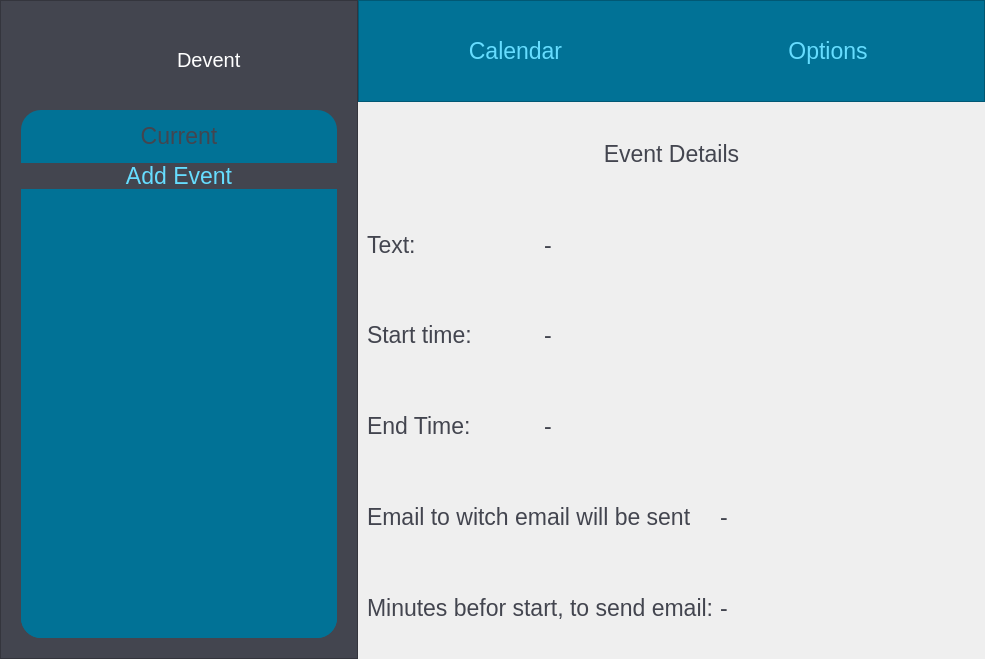
<?xml version="1.0" encoding="UTF-8"?>
<ui version="4.0">
 <class>MainWindow</class>
 <widget class="QMainWindow" name="MainWindow">
  <property name="geometry">
   <rect>
    <x>0</x>
    <y>0</y>
    <width>985</width>
    <height>659</height>
   </rect>
  </property>
  <property name="minimumSize">
   <size>
    <width>0</width>
    <height>0</height>
   </size>
  </property>
  <property name="windowTitle">
   <string>MainWindow</string>
  </property>
  <widget class="QWidget" name="centralwidget">
   <layout class="QGridLayout" name="gridLayout" rowstretch="1,0,0,0,10" columnstretch="4,7">
    <property name="leftMargin">
     <number>0</number>
    </property>
    <property name="topMargin">
     <number>0</number>
    </property>
    <property name="rightMargin">
     <number>0</number>
    </property>
    <property name="bottomMargin">
     <number>0</number>
    </property>
    <property name="spacing">
     <number>0</number>
    </property>
    <item row="0" column="1">
     <widget class="QFrame" name="frame_nav">
      <property name="styleSheet">
       <string notr="true">QFrame{
	background-color: #017296;
}</string>
      </property>
      <property name="frameShape">
       <enum>QFrame::StyledPanel</enum>
      </property>
      <property name="frameShadow">
       <enum>QFrame::Raised</enum>
      </property>
      <layout class="QHBoxLayout" name="horizontalLayout">
       <property name="spacing">
        <number>0</number>
       </property>
       <property name="leftMargin">
        <number>0</number>
       </property>
       <property name="topMargin">
        <number>0</number>
       </property>
       <property name="rightMargin">
        <number>0</number>
       </property>
       <property name="bottomMargin">
        <number>0</number>
       </property>
       <item>
        <widget class="QPushButton" name="pushButton_calendar">
         <property name="styleSheet">
          <string notr="true">QPushButton{
	border:none;
	font: 16pt &quot;Reem Kufi&quot;;
	font-size: 23px;
	font: 13pt &quot;Corbel&quot;;
	color:  #6df;
	height: 100%;
	
}

QPushButton:hover{
	background-color: #6df;
	color: #43454f;

}

QPushButton:pressed{
	background-color: #f4fafb; 
	color: #43454f;
}</string>
         </property>
         <property name="text">
          <string>Calendar</string>
         </property>
        </widget>
       </item>
       <item>
        <widget class="QPushButton" name="pushButton_options">
         <property name="styleSheet">
          <string notr="true">QPushButton{
	border:none;
	font: 16pt &quot;Reem Kufi&quot;;
	font-size: 23px;
	font: 13pt &quot;Corbel&quot;;
	color:  #6df;
	height: 100%;
	
}

QPushButton:hover{
	background-color: #6df;
	color: #43454f;

}

QPushButton:pressed{
	background-color: #f4fafb; 
	color: #43454f;

}</string>
         </property>
         <property name="text">
          <string>Options</string>
         </property>
        </widget>
       </item>
      </layout>
     </widget>
    </item>
    <item row="0" column="0" rowspan="5">
     <widget class="QFrame" name="frame_left">
      <property name="styleSheet">
       <string notr="true">QFrame{
 background-color:#43454f;
}</string>
      </property>
      <property name="frameShape">
       <enum>QFrame::StyledPanel</enum>
      </property>
      <property name="frameShadow">
       <enum>QFrame::Raised</enum>
      </property>
      <layout class="QGridLayout" name="gridLayout_3">
       <property name="leftMargin">
        <number>20</number>
       </property>
       <property name="rightMargin">
        <number>20</number>
       </property>
       <property name="bottomMargin">
        <number>20</number>
       </property>
       <property name="spacing">
        <number>0</number>
       </property>
       <item row="1" column="2">
        <widget class="QLabel" name="label_pname">
         <property name="styleSheet">
          <string notr="true">QLabel{
	font-size: 20px;
	color: white;
   	font: 16pt &quot;Reem Kufi&quot;;
}</string>
         </property>
         <property name="text">
          <string>Devent</string>
         </property>
        </widget>
       </item>
       <item row="1" column="0">
        <spacer name="horizontalSpacer_2">
         <property name="orientation">
          <enum>Qt::Horizontal</enum>
         </property>
         <property name="sizeHint" stdset="0">
          <size>
           <width>40</width>
           <height>20</height>
          </size>
         </property>
        </spacer>
       </item>
       <item row="0" column="1" colspan="2">
        <spacer name="verticalSpacer_6">
         <property name="orientation">
          <enum>Qt::Vertical</enum>
         </property>
         <property name="sizeType">
          <enum>QSizePolicy::Fixed</enum>
         </property>
         <property name="sizeHint" stdset="0">
          <size>
           <width>20</width>
           <height>20</height>
          </size>
         </property>
        </spacer>
       </item>
       <item row="3" column="0" colspan="4">
        <widget class="QFrame" name="frame">
         <property name="minimumSize">
          <size>
           <width>0</width>
           <height>79</height>
          </size>
         </property>
         <property name="baseSize">
          <size>
           <width>0</width>
           <height>60</height>
          </size>
         </property>
         <property name="styleSheet">
          <string notr="true">QFrame{
	background-color: #017296;
	border-radius:20px;
}</string>
         </property>
         <property name="frameShape">
          <enum>QFrame::StyledPanel</enum>
         </property>
         <property name="frameShadow">
          <enum>QFrame::Raised</enum>
         </property>
         <layout class="QVBoxLayout" name="verticalLayout_2">
          <property name="leftMargin">
           <number>0</number>
          </property>
          <property name="topMargin">
           <number>5</number>
          </property>
          <property name="rightMargin">
           <number>0</number>
          </property>
          <property name="bottomMargin">
           <number>0</number>
          </property>
          <item>
           <widget class="QLabel" name="label_date">
            <property name="styleSheet">
             <string notr="true">
QLabel{
	text-align: center;
	font-size: 23px;
	font: 23pt &quot;Corbel&quot;;
    color:        #43454f;
}</string>
            </property>
            <property name="text">
             <string>Current</string>
            </property>
            <property name="alignment">
             <set>Qt::AlignCenter</set>
            </property>
           </widget>
          </item>
          <item>
           <widget class="QPushButton" name="pushButton_add">
            <property name="styleSheet">
             <string notr="true">QPushButton{
border-radius: 20px;
	font: 16pt &quot;Reem Kufi&quot;;
	font-size: 23px;
	font: 13pt &quot;Corbel&quot;;
	color:  #6df;
	background-color:  #43454f;
	
}

QPushButton:hover{
	background-color: #6df;
	color: #43454f;

}

QPushButton:pressed{
	background-color: #f4fafb; 
	color: #43454f;
}</string>
            </property>
            <property name="text">
             <string>Add Event</string>
            </property>
           </widget>
          </item>
         </layout>
        </widget>
       </item>
       <item row="1" column="1">
        <widget class="QLabel" name="label_picon">
         <property name="minimumSize">
          <size>
           <width>60</width>
           <height>60</height>
          </size>
         </property>
         <property name="maximumSize">
          <size>
           <width>60</width>
           <height>60</height>
          </size>
         </property>
         <property name="text">
          <string/>
         </property>
         <property name="pixmap">
          <pixmap>../../Downloads/Devent/icon.png</pixmap>
         </property>
         <property name="scaledContents">
          <bool>true</bool>
         </property>
        </widget>
       </item>
       <item row="4" column="0" colspan="4">
        <widget class="QScrollArea" name="scrollArea">
         <property name="styleSheet">
          <string notr="true">QWidget{
	background-color: #017296;
	border-bottom-left-radius: 20px;
	border-bottom-right-radius: 20px;
}</string>
         </property>
         <property name="widgetResizable">
          <bool>true</bool>
         </property>
         <widget class="QWidget" name="scrollAreaWidgetContents">
          <property name="geometry">
           <rect>
            <x>0</x>
            <y>0</y>
            <width>316</width>
            <height>441</height>
           </rect>
          </property>
          <layout class="QVBoxLayout" name="verticalLayout">
           <property name="leftMargin">
            <number>0</number>
           </property>
           <property name="topMargin">
            <number>15</number>
           </property>
           <property name="rightMargin">
            <number>0</number>
           </property>
           <property name="bottomMargin">
            <number>0</number>
           </property>
           <item>
            <spacer name="spacer_scroll">
             <property name="orientation">
              <enum>Qt::Vertical</enum>
             </property>
             <property name="sizeHint" stdset="0">
              <size>
               <width>20</width>
               <height>40</height>
              </size>
             </property>
            </spacer>
           </item>
          </layout>
         </widget>
        </widget>
       </item>
       <item row="1" column="3">
        <spacer name="horizontalSpacer">
         <property name="orientation">
          <enum>Qt::Horizontal</enum>
         </property>
         <property name="sizeHint" stdset="0">
          <size>
           <width>40</width>
           <height>20</height>
          </size>
         </property>
        </spacer>
       </item>
       <item row="2" column="1" colspan="2">
        <spacer name="verticalSpacer_7">
         <property name="orientation">
          <enum>Qt::Vertical</enum>
         </property>
         <property name="sizeType">
          <enum>QSizePolicy::Fixed</enum>
         </property>
         <property name="sizeHint" stdset="0">
          <size>
           <width>20</width>
           <height>20</height>
          </size>
         </property>
        </spacer>
       </item>
      </layout>
     </widget>
    </item>
    <item row="1" column="1">
     <widget class="QStackedWidget" name="stackedWidget">
      <property name="currentIndex">
       <number>1</number>
      </property>
      <widget class="QWidget" name="page_calendar">
       <layout class="QGridLayout" name="gridLayout_2">
        <property name="leftMargin">
         <number>0</number>
        </property>
        <property name="topMargin">
         <number>0</number>
        </property>
        <property name="rightMargin">
         <number>0</number>
        </property>
        <property name="bottomMargin">
         <number>0</number>
        </property>
        <item row="1" column="0">
         <widget class="QCalendarWidget" name="calendarWidget">
          <property name="styleSheet">
           <string notr="true">QCalendarWidget QToolButton {
  	height: 50px;
  	width: 100px;
  	color:#f4fafb;
  	font-size: 24px;
  	icon-size: 35px, 35px;
  	background-color: #474e55;
  }
  QCalendarWidget QMenu {
  	width: 100px;
  	left: 20px;
  	color: #fff;
  	font-size: 18px;
  	background-color: #111;
  }
  QCalendarWidget QSpinBox { 
  	width: 100px; 
  	font-size:24px; 
  	color:#eee; 
  	background-color: #8c759f; 
  	selection-background-color: #8c759f;
  	selection-color: #8c759f;
  }

QCalendarWidget QSpinBox::up-button { 
	subcontrol-origin: border;  
	subcontrol-position: top right;  
	width:605px; 
}

QCalendarWidget QSpinBox::down-button {
	subcontrol-origin: border; 
	subcontrol-position: bottom right;
	width:600px;
}
QCalendarWidget QSpinBox::up-arrow {
	width:596px;  
	height:50px;
}
QCalendarWidget QSpinBox::down-arrow { 
	width:56px;  
	height:56px; 
}
   
  /* header row */
  QCalendarWidget QWidget { 
	alternate-background-color: #eaf6f6;
 }
   
  /* normal days */
  QCalendarWidget QAbstractItemView:enabled 
  {
  	font-size:24px;  
  	color: #96a4ad;  
  	background-color: #f4fafb;  
  	selection-background-color: #e3d4de; 
  	selection-color: #f4fafb; 
  }
   
  /* days in other months */
  /* navigation bar */
QCalendarWidget QWidget#qt_calendar_navigationbar
{ 
  background-color:  #474e55; 
}

QCalendarWidget QAbstractItemView:disabled 
{ 
color:  #96a4ad; 
}

</string>
          </property>
         </widget>
        </item>
       </layout>
      </widget>
      <widget class="QWidget" name="page_event">
       <layout class="QGridLayout" name="gridLayout_4">
        <item row="0" column="0" colspan="4">
         <widget class="QLabel" name="label_titleDetails">
          <property name="styleSheet">
           <string notr="true">QLabel{
	text-align: center;
	font-size: 23px;
	font: 23pt &quot;Corbel&quot;;
    color:        #43454f;
}</string>
          </property>
          <property name="text">
           <string>Event Details</string>
          </property>
          <property name="alignment">
           <set>Qt::AlignCenter</set>
          </property>
         </widget>
        </item>
        <item row="1" column="0">
         <widget class="QLabel" name="label_textDetails">
          <property name="styleSheet">
           <string notr="true">QLabel{
	font-size: 23px;
	font: 17pt &quot;Corbel&quot;;
    color:        #43454f;
}</string>
          </property>
          <property name="text">
           <string>Text:</string>
          </property>
         </widget>
        </item>
        <item row="2" column="0">
         <widget class="QLabel" name="label_timeStartDetails">
          <property name="styleSheet">
           <string notr="true">QLabel{
	font-size: 23px;
	font: 17pt &quot;Corbel&quot;;
    color:        #43454f;
}</string>
          </property>
          <property name="text">
           <string>Start time:</string>
          </property>
         </widget>
        </item>
        <item row="3" column="0">
         <widget class="QLabel" name="label_timeEndDetails">
          <property name="styleSheet">
           <string notr="true">QLabel{
	font-size: 23px;
	font: 17pt &quot;Corbel&quot;;
    color:        #43454f;
}</string>
          </property>
          <property name="text">
           <string>End Time:</string>
          </property>
         </widget>
        </item>
        <item row="5" column="0" colspan="2">
         <widget class="QLabel" name="label_minutesDetails">
          <property name="styleSheet">
           <string notr="true">QLabel{
	font-size: 23px;
	font: 17pt &quot;Corbel&quot;;
    color:        #43454f;
}</string>
          </property>
          <property name="text">
           <string>Minutes befor start, to send email:</string>
          </property>
         </widget>
        </item>
        <item row="5" column="2" colspan="2">
         <widget class="QLabel" name="label_minutesDResult">
          <property name="styleSheet">
           <string notr="true">QLabel{
	font-size: 23px;
	font: 17pt &quot;Corbel&quot;;
    color:        #43454f;
}</string>
          </property>
          <property name="text">
           <string>-</string>
          </property>
         </widget>
        </item>
        <item row="1" column="1" colspan="3">
         <widget class="QLabel" name="label_textDResult">
          <property name="styleSheet">
           <string notr="true">QLabel{
	font-size: 23px;
	font: 17pt &quot;Corbel&quot;;
    color:        #43454f;
}</string>
          </property>
          <property name="text">
           <string>-</string>
          </property>
         </widget>
        </item>
        <item row="2" column="1" colspan="3">
         <widget class="QLabel" name="label_startTimeDResult">
          <property name="styleSheet">
           <string notr="true">QLabel{
	font-size: 23px;
	font: 17pt &quot;Corbel&quot;;
    color:        #43454f;
}</string>
          </property>
          <property name="text">
           <string>-</string>
          </property>
         </widget>
        </item>
        <item row="3" column="1" colspan="3">
         <widget class="QLabel" name="label_endTimeDResult">
          <property name="styleSheet">
           <string notr="true">QLabel{
	font-size: 23px;
	font: 17pt &quot;Corbel&quot;;
    color:        #43454f;
}</string>
          </property>
          <property name="text">
           <string>-</string>
          </property>
         </widget>
        </item>
        <item row="4" column="0" colspan="2">
         <widget class="QLabel" name="label_emailDetails">
          <property name="styleSheet">
           <string notr="true">QLabel{
	font-size: 23px;
	font: 17pt &quot;Corbel&quot;;
    color:        #43454f;
}</string>
          </property>
          <property name="text">
           <string>Email to witch email will be sent</string>
          </property>
         </widget>
        </item>
        <item row="4" column="2" colspan="2">
         <widget class="QLabel" name="label_emailDResult">
          <property name="styleSheet">
           <string notr="true">QLabel{
	font-size: 23px;
	font: 17pt &quot;Corbel&quot;;
    color:        #43454f;
}</string>
          </property>
          <property name="text">
           <string>-</string>
          </property>
         </widget>
        </item>
       </layout>
      </widget>
      <widget class="QWidget" name="page_add">
       <layout class="QGridLayout" name="gridLayout_6">
        <property name="leftMargin">
         <number>0</number>
        </property>
        <property name="rightMargin">
         <number>0</number>
        </property>
        <property name="bottomMargin">
         <number>0</number>
        </property>
        <property name="spacing">
         <number>9</number>
        </property>
        <item row="6" column="1" colspan="7">
         <spacer name="verticalSpacer_4">
          <property name="orientation">
           <enum>Qt::Vertical</enum>
          </property>
          <property name="sizeHint" stdset="0">
           <size>
            <width>20</width>
            <height>40</height>
           </size>
          </property>
         </spacer>
        </item>
        <item row="3" column="1" colspan="3">
         <widget class="QLabel" name="label_email">
          <property name="styleSheet">
           <string notr="true">QLabel{
	font-size: 23px;
	font: 12pt &quot;Corbel&quot;;
    color:        #43454f;
}</string>
          </property>
          <property name="text">
           <string>Email</string>
          </property>
         </widget>
        </item>
        <item row="7" column="7">
         <widget class="QLineEdit" name="lineEdit_minuteEnd">
          <property name="minimumSize">
           <size>
            <width>40</width>
            <height>40</height>
           </size>
          </property>
          <property name="styleSheet">
           <string notr="true">QLineEdit{
background-color: white;
border: 1 solid #ddd;
border-radius: 5px;
font: 10pt &quot;Corbel&quot;;
color: #43454f;
padding:5px;
height: 20px;
width: 20px;
}</string>
          </property>
          <property name="frame">
           <bool>true</bool>
          </property>
          <property name="echoMode">
           <enum>QLineEdit::Normal</enum>
          </property>
          <property name="placeholderText">
           <string>mminute</string>
          </property>
         </widget>
        </item>
        <item row="8" column="1" colspan="7">
         <spacer name="verticalSpacer_3">
          <property name="orientation">
           <enum>Qt::Vertical</enum>
          </property>
          <property name="sizeHint" stdset="0">
           <size>
            <width>20</width>
            <height>40</height>
           </size>
          </property>
         </spacer>
        </item>
        <item row="7" column="6">
         <widget class="QLineEdit" name="lineEdit_hourEnd">
          <property name="minimumSize">
           <size>
            <width>40</width>
            <height>40</height>
           </size>
          </property>
          <property name="styleSheet">
           <string notr="true">QLineEdit{
background-color: white;
border: 1 solid #ddd;
border-radius: 5px;
font: 10pt &quot;Corbel&quot;;
color: #43454f;
padding:5px;
height: 20px;
width: 20px;
}</string>
          </property>
          <property name="frame">
           <bool>true</bool>
          </property>
          <property name="echoMode">
           <enum>QLineEdit::Normal</enum>
          </property>
          <property name="placeholderText">
           <string>hours</string>
          </property>
         </widget>
        </item>
        <item row="3" column="5" colspan="3">
         <widget class="QLabel" name="label_minutesBefore">
          <property name="styleSheet">
           <string notr="true">QLabel{
	font-size: 23px;
	font: 12pt &quot;Corbel&quot;;
    color:        #43454f;
}</string>
          </property>
          <property name="text">
           <string>minutes befor sending</string>
          </property>
         </widget>
        </item>
        <item row="2" column="1" colspan="7">
         <spacer name="verticalSpacer_2">
          <property name="orientation">
           <enum>Qt::Vertical</enum>
          </property>
          <property name="sizeHint" stdset="0">
           <size>
            <width>20</width>
            <height>40</height>
           </size>
          </property>
         </spacer>
        </item>
        <item row="7" column="3">
         <widget class="QLineEdit" name="lineEdit_minuteStart">
          <property name="minimumSize">
           <size>
            <width>40</width>
            <height>40</height>
           </size>
          </property>
          <property name="styleSheet">
           <string notr="true">QLineEdit{
background-color: white;
border: 1 solid #ddd;
border-radius: 5px;
font: 10pt &quot;Corbel&quot;;
color: #43454f;
padding:5px;
height: 20px;
width: 20px;
}</string>
          </property>
          <property name="frame">
           <bool>true</bool>
          </property>
          <property name="echoMode">
           <enum>QLineEdit::Normal</enum>
          </property>
          <property name="placeholderText">
           <string>mimutes</string>
          </property>
         </widget>
        </item>
        <item row="4" column="1" colspan="3">
         <widget class="QLineEdit" name="lineEdit_email">
          <property name="minimumSize">
           <size>
            <width>0</width>
            <height>60</height>
           </size>
          </property>
          <property name="styleSheet">
           <string notr="true">QLineEdit{
background-color: white;
border: 1 solid #ddd;
border-radius: 5px;
font: 12pt &quot;Corbel&quot;;
color: #43454f;
padding:10px;
}</string>
          </property>
          <property name="frame">
           <bool>true</bool>
          </property>
          <property name="echoMode">
           <enum>QLineEdit::Normal</enum>
          </property>
          <property name="placeholderText">
           <string>email to which the message will be sent</string>
          </property>
         </widget>
        </item>
        <item row="4" column="5" colspan="3">
         <widget class="QLineEdit" name="lineEdit_minutesBefore">
          <property name="minimumSize">
           <size>
            <width>0</width>
            <height>60</height>
           </size>
          </property>
          <property name="styleSheet">
           <string notr="true">QLineEdit{
background-color: white;
border: 1 solid #ddd;
border-radius: 5px;
font: 12pt &quot;Corbel&quot;;
color: #43454f;
padding:10px;
}</string>
          </property>
          <property name="frame">
           <bool>true</bool>
          </property>
          <property name="echoMode">
           <enum>QLineEdit::Normal</enum>
          </property>
          <property name="placeholderText">
           <string>minutes befor starting a event when massage be sent</string>
          </property>
         </widget>
        </item>
        <item row="0" column="0" colspan="9">
         <widget class="QLabel" name="label_title">
          <property name="styleSheet">
           <string notr="true">QLabel{
	text-align: center;
	font-size: 23px;
	font: 23pt &quot;Corbel&quot;;
    color:        #43454f;
}</string>
          </property>
          <property name="text">
           <string>Add new event</string>
          </property>
          <property name="alignment">
           <set>Qt::AlignCenter</set>
          </property>
         </widget>
        </item>
        <item row="11" column="1" colspan="7">
         <spacer name="verticalSpacer_5">
          <property name="orientation">
           <enum>Qt::Vertical</enum>
          </property>
          <property name="sizeHint" stdset="0">
           <size>
            <width>20</width>
            <height>40</height>
           </size>
          </property>
         </spacer>
        </item>
        <item row="7" column="1">
         <widget class="QLabel" name="label_timeStart">
          <property name="styleSheet">
           <string notr="true">QLabel{
	font-size: 23px;
	font: 12pt &quot;Corbel&quot;;
    color:        #43454f;
}</string>
          </property>
          <property name="text">
           <string>Start Time:</string>
          </property>
         </widget>
        </item>
        <item row="12" column="0" colspan="9">
         <widget class="QFrame" name="frame_bottom">
          <property name="styleSheet">
           <string notr="true">QFrame{
background-color: #fff;
padding: 10px;
}</string>
          </property>
          <property name="frameShape">
           <enum>QFrame::StyledPanel</enum>
          </property>
          <property name="frameShadow">
           <enum>QFrame::Raised</enum>
          </property>
          <layout class="QHBoxLayout" name="horizontalLayout_2" stretch="1,1,1,1,1">
           <item>
            <spacer name="horizontalSpacer_l">
             <property name="orientation">
              <enum>Qt::Horizontal</enum>
             </property>
             <property name="sizeHint" stdset="0">
              <size>
               <width>40</width>
               <height>20</height>
              </size>
             </property>
            </spacer>
           </item>
           <item>
            <widget class="QPushButton" name="pushButton_addEvent">
             <property name="minimumSize">
              <size>
               <width>0</width>
               <height>40</height>
              </size>
             </property>
             <property name="styleSheet">
              <string notr="true">QPushButton{
background-color:  #fff;
border: 1 solid #017296;
border-radius: 20px;
font: 13pt &quot;Corbel&quot;;
padding:6px;
color: #017296;
}

QPushButton:hover{
background-color:  #aaa;
border: 1 solid #ddd;
border-radius: 20px;
font: 13pt &quot;Corbel&quot;;
padding:6px;
color: #fff;
}



QPushButton:pressed{
background-color:  #43454f;
border: 1 solid #ddd;
border-radius: 20px;
font: 13pt &quot;Corbel&quot;;
padding:6px;
color: #fff;
}</string>
             </property>
             <property name="text">
              <string>Add</string>
             </property>
             <property name="shortcut">
              <string>Return</string>
             </property>
            </widget>
           </item>
           <item>
            <spacer name="horizontalSpacer_c">
             <property name="orientation">
              <enum>Qt::Horizontal</enum>
             </property>
             <property name="sizeHint" stdset="0">
              <size>
               <width>40</width>
               <height>20</height>
              </size>
             </property>
            </spacer>
           </item>
           <item>
            <widget class="QPushButton" name="pushButton_sendMail">
             <property name="minimumSize">
              <size>
               <width>0</width>
               <height>40</height>
              </size>
             </property>
             <property name="styleSheet">
              <string notr="true">QPushButton{
background-color:  #43454f;
border: 1 solid #ddd;
border-radius: 20px;
font: 13pt &quot;Corbel&quot;;
padding:6px;
color: #fff;
}
QPushButton:hover{
background-color:  #aaa;
border: 1 solid #ddd;
border-radius: 20px;
font: 13pt &quot;Corbel&quot;;
padding:6px;
color: #fff;
}

QPushButton:pressed{
background-color:  #fff;
border: 1 solid #017296;
border-radius: 20px;
font: 13pt &quot;Corbel&quot;;
padding:6px;
color: #017296;
}</string>
             </property>
             <property name="text">
              <string>Send mail</string>
             </property>
            </widget>
           </item>
           <item>
            <spacer name="horizontalSpacer_r">
             <property name="orientation">
              <enum>Qt::Horizontal</enum>
             </property>
             <property name="sizeHint" stdset="0">
              <size>
               <width>40</width>
               <height>20</height>
              </size>
             </property>
            </spacer>
           </item>
          </layout>
         </widget>
        </item>
        <item row="7" column="2">
         <widget class="QLineEdit" name="lineEdit_hourStart">
          <property name="minimumSize">
           <size>
            <width>40</width>
            <height>40</height>
           </size>
          </property>
          <property name="styleSheet">
           <string notr="true">QLineEdit{
background-color: white;
border: 1 solid #ddd;
border-radius: 5px;
font: 10pt &quot;Corbel&quot;;
color: #43454f;
padding:5px;
height: 20px;
width: 20px;
}</string>
          </property>
          <property name="frame">
           <bool>true</bool>
          </property>
          <property name="echoMode">
           <enum>QLineEdit::Normal</enum>
          </property>
          <property name="placeholderText">
           <string>hours</string>
          </property>
         </widget>
        </item>
        <item row="9" column="1" colspan="7">
         <widget class="QLabel" name="label_text">
          <property name="styleSheet">
           <string notr="true">QLabel{
	font-size: 23px;
	font: 12pt &quot;Corbel&quot;;
    color:        #43454f;
}</string>
          </property>
          <property name="text">
           <string>Text</string>
          </property>
         </widget>
        </item>
        <item row="3" column="4" rowspan="3">
         <spacer name="horizontalSpacer_5">
          <property name="orientation">
           <enum>Qt::Horizontal</enum>
          </property>
          <property name="sizeHint" stdset="0">
           <size>
            <width>40</width>
            <height>20</height>
           </size>
          </property>
         </spacer>
        </item>
        <item row="10" column="1" colspan="7">
         <widget class="QLineEdit" name="lineEdit_text">
          <property name="minimumSize">
           <size>
            <width>0</width>
            <height>60</height>
           </size>
          </property>
          <property name="styleSheet">
           <string notr="true">QLineEdit{
background-color: white;
border: 1 solid #ddd;
border-radius: 5px;
font: 12pt &quot;Corbel&quot;;
color: #43454f;
padding:10px;
}</string>
          </property>
          <property name="frame">
           <bool>true</bool>
          </property>
          <property name="echoMode">
           <enum>QLineEdit::Normal</enum>
          </property>
          <property name="placeholderText">
           <string>text of the event</string>
          </property>
         </widget>
        </item>
        <item row="7" column="5">
         <widget class="QLabel" name="label_timeEnd">
          <property name="styleSheet">
           <string notr="true">QLabel{
	font-size: 23px;
	font: 12pt &quot;Corbel&quot;;
    color:        #43454f;
}</string>
          </property>
          <property name="text">
           <string>End Time</string>
          </property>
         </widget>
        </item>
        <item row="3" column="8" rowspan="8">
         <spacer name="horizontalSpacer_4">
          <property name="orientation">
           <enum>Qt::Horizontal</enum>
          </property>
          <property name="sizeHint" stdset="0">
           <size>
            <width>40</width>
            <height>20</height>
           </size>
          </property>
         </spacer>
        </item>
        <item row="3" column="0" rowspan="8">
         <spacer name="horizontalSpacer_3">
          <property name="orientation">
           <enum>Qt::Horizontal</enum>
          </property>
          <property name="sizeHint" stdset="0">
           <size>
            <width>40</width>
            <height>20</height>
           </size>
          </property>
         </spacer>
        </item>
        <item row="1" column="0" colspan="9">
         <widget class="QLabel" name="label_info">
          <property name="styleSheet">
           <string notr="true">QLabel{
    text-align: center;
    font: 10pt &quot;Corbel&quot;;
    color: #db0000;
}</string>
          </property>
          <property name="text">
           <string/>
          </property>
          <property name="alignment">
           <set>Qt::AlignCenter</set>
          </property>
         </widget>
        </item>
       </layout>
      </widget>
      <widget class="QWidget" name="page_opt">
       <layout class="QGridLayout" name="gridLayout_7">
        <item row="0" column="0">
         <widget class="QCommandLinkButton" name="commandLinkButton">
          <property name="text">
           <string>CommandLinkButton</string>
          </property>
         </widget>
        </item>
       </layout>
      </widget>
     </widget>
    </item>
   </layout>
  </widget>
 </widget>
 <resources/>
 <connections/>
</ui>
